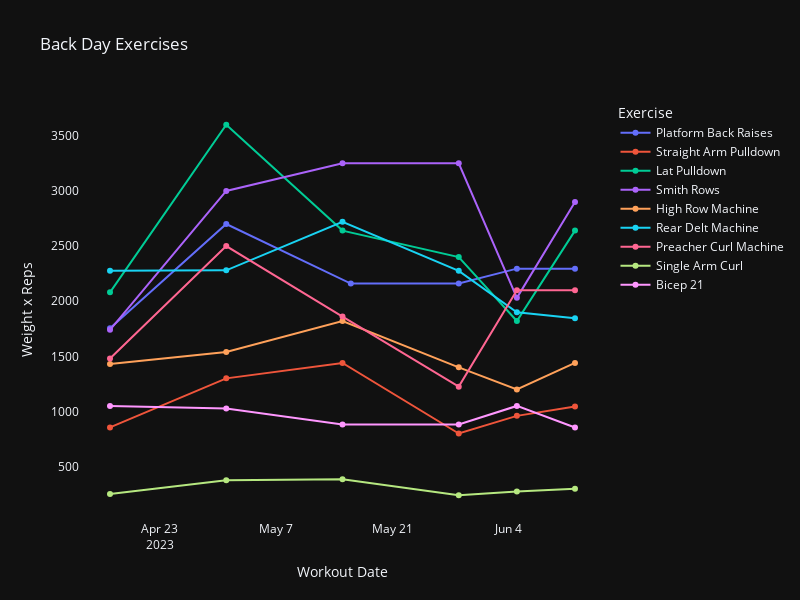

Notebook code for this chart:
### Markdown cell above
## Step 6: Visualization
Next, plot the volume trend for the exercise.

### Code cell
fig = px.line(
  current_exercises, x='date', y='volume', color='name', markers=True,
  height=600,width=800,
  labels={
    'volume': "Weight x Reps",
    'date': "Workout Date",
    'name': "Exercise"
  },
  title="Back Day Exercises"
)
fig.update_traces(textposition='top center')
fig.update_xaxes(showgrid=False, zeroline=False)
fig.update_yaxes(showgrid=False, zeroline=False)
fig.show()

### Figure 1 — Plotly figure (JSON) as saved in the notebook; plotly's stock layout.template omitted (floating-point values rounded to 4 significant figures)
{"data": [{"hovertemplate": "Exercise=Platform Back Raises<br>Workout Date=%{x}<br>Weight x Reps=%{y}<extra></extra>", "legendgroup": "Platform Back Raises", "line": {"color": "#636efa", "dash": "solid"}, "marker": {"symbol": "circle"}, "mode": "markers+lines", "name": "Platform Back Raises", "orientation": "v", "showlegend": true, "x": ["2023-04-17T00:00:00", "2023-05-01T00:00:00", "2023-05-16T00:00:00", "2023-05-29T00:00:00", "2023-06-05T00:00:00", "2023-06-12T00:00:00"], "xaxis": "x", "y": [1755, 2700, 2160, 2160, 2295, 2295], "yaxis": "y", "type": "scatter", "textposition": "top center"}, {"hovertemplate": "Exercise=Straight Arm Pulldown<br>Workout Date=%{x}<br>Weight x Reps=%{y}<extra></extra>", "legendgroup": "Straight Arm Pulldown", "line": {"color": "#EF553B", "dash": "solid"}, "marker": {"symbol": "circle"}, "mode": "markers+lines", "name": "Straight Arm Pulldown", "orientation": "v", "showlegend": true, "x": ["2023-04-17T00:00:00", "2023-05-01T00:00:00", "2023-05-15T00:00:00", "2023-05-29T00:00:00", "2023-06-05T00:00:00", "2023-06-12T00:00:00"], "xaxis": "x", "y": [855, 1300, 1440, 800, 960, 1044], "yaxis": "y", "type": "scatter", "textposition": "top center"}, {"hovertemplate": "Exercise=Lat Pulldown<br>Workout Date=%{x}<br>Weight x Reps=%{y}<extra></extra>", "legendgroup": "Lat Pulldown", "line": {"color": "#00cc96", "dash": "solid"}, "marker": {"symbol": "circle"}, "mode": "markers+lines", "name": "Lat Pulldown", "orientation": "v", "showlegend": true, "x": ["2023-04-17T00:00:00", "2023-05-01T00:00:00", "2023-05-15T00:00:00", "2023-05-29T00:00:00", "2023-06-05T00:00:00", "2023-06-12T00:00:00"], "xaxis": "x", "y": [2080, 3600, 2640, 2400, 1820, 2640], "yaxis": "y", "type": "scatter", "textposition": "top center"}, {"hovertemplate": "Exercise=Smith Rows<br>Workout Date=%{x}<br>Weight x Reps=%{y}<extra></extra>", "legendgroup": "Smith Rows", "line": {"color": "#ab63fa", "dash": "solid"}, "marker": {"symbol": "circle"}, "mode": "markers+lines", "name": "Smith Rows", "orientation": "v", "showlegend": true, "x": ["2023-04-17T00:00:00", "2023-05-01T00:00:00", "2023-05-15T00:00:00", "2023-05-29T00:00:00", "2023-06-05T00:00:00", "2023-06-12T00:00:00"], "xaxis": "x", "y": [1740, 3000, 3250, 3250, 2030, 2900], "yaxis": "y", "type": "scatter", "textposition": "top center"}, {"hovertemplate": "Exercise=High Row Machine<br>Workout Date=%{x}<br>Weight x Reps=%{y}<extra></extra>", "legendgroup": "High Row Machine", "line": {"color": "#FFA15A", "dash": "solid"}, "marker": {"symbol": "circle"}, "mode": "markers+lines", "name": "High Row Machine", "orientation": "v", "showlegend": true, "x": ["2023-04-17T00:00:00", "2023-05-01T00:00:00", "2023-05-15T00:00:00", "2023-05-29T00:00:00", "2023-06-05T00:00:00", "2023-06-12T00:00:00"], "xaxis": "x", "y": [1430, 1540, 1820, 1400, 1200, 1440], "yaxis": "y", "type": "scatter", "textposition": "top center"}, {"hovertemplate": "Exercise=Rear Delt Machine<br>Workout Date=%{x}<br>Weight x Reps=%{y}<extra></extra>", "legendgroup": "Rear Delt Machine", "line": {"color": "#19d3f3", "dash": "solid"}, "marker": {"symbol": "circle"}, "mode": "markers+lines", "name": "Rear Delt Machine", "orientation": "v", "showlegend": true, "x": ["2023-04-17T00:00:00", "2023-05-01T00:00:00", "2023-05-15T00:00:00", "2023-05-29T00:00:00", "2023-06-05T00:00:00", "2023-06-12T00:00:00"], "xaxis": "x", "y": [2275, 2280, 2720, 2275, 1900, 1845], "yaxis": "y", "type": "scatter", "textposition": "top center"}, {"hovertemplate": "Exercise=Preacher Curl Machine<br>Workout Date=%{x}<br>Weight x Reps=%{y}<extra></extra>", "legendgroup": "Preacher Curl Machine", "line": {"color": "#FF6692", "dash": "solid"}, "marker": {"symbol": "circle"}, "mode": "markers+lines", "name": "Preacher Curl Machine", "orientation": "v", "showlegend": true, "x": ["2023-04-17T00:00:00", "2023-05-01T00:00:00", "2023-05-15T00:00:00", "2023-05-29T00:00:00", "2023-06-05T00:00:00", "2023-06-12T00:00:00"], "xaxis": "x", "y": [1480, 2500, 1860, 1225, 2100, 2100], "yaxis": "y", "type": "scatter", "textposition": "top center"}, {"hovertemplate": "Exercise=Single Arm Curl<br>Workout Date=%{x}<br>Weight x Reps=%{y}<extra></extra>", "legendgroup": "Single Arm Curl", "line": {"color": "#B6E880", "dash": "solid"}, "marker": {"symbol": "circle"}, "mode": "markers+lines", "name": "Single Arm Curl", "orientation": "v", "showlegend": true, "x": ["2023-04-17T00:00:00", "2023-05-01T00:00:00", "2023-05-15T00:00:00", "2023-05-29T00:00:00", "2023-06-05T00:00:00", "2023-06-12T00:00:00"], "xaxis": "x", "y": [252, 375, 385, 240, 275, 300], "yaxis": "y", "type": "scatter", "textposition": "top center"}, {"hovertemplate": "Exercise=Bicep 21<br>Workout Date=%{x}<br>Weight x Reps=%{y}<extra></extra>", "legendgroup": "Bicep 21", "line": {"color": "#FF97FF", "dash": "solid"}, "marker": {"symbol": "circle"}, "mode": "markers+lines", "name": "Bicep 21", "orientation": "v", "showlegend": true, "x": ["2023-04-17T00:00:00", "2023-05-01T00:00:00", "2023-05-15T00:00:00", "2023-05-29T00:00:00", "2023-06-05T00:00:00", "2023-06-12T00:00:00"], "xaxis": "x", "y": [1050, 1026, 882, 882, 1050, 855], "yaxis": "y", "type": "scatter", "textposition": "top center"}], "layout": {"xaxis": {"anchor": "y", "domain": [0.0, 1.0], "title": {"text": "Workout Date"}, "showgrid": false, "zeroline": false}, "yaxis": {"anchor": "x", "domain": [0.0, 1.0], "title": {"text": "Weight x Reps"}, "showgrid": false, "zeroline": false}, "legend": {"title": {"text": "Exercise"}, "tracegroupgap": 0}, "title": {"text": "Back Day Exercises"}, "height": 600, "width": 800}}
